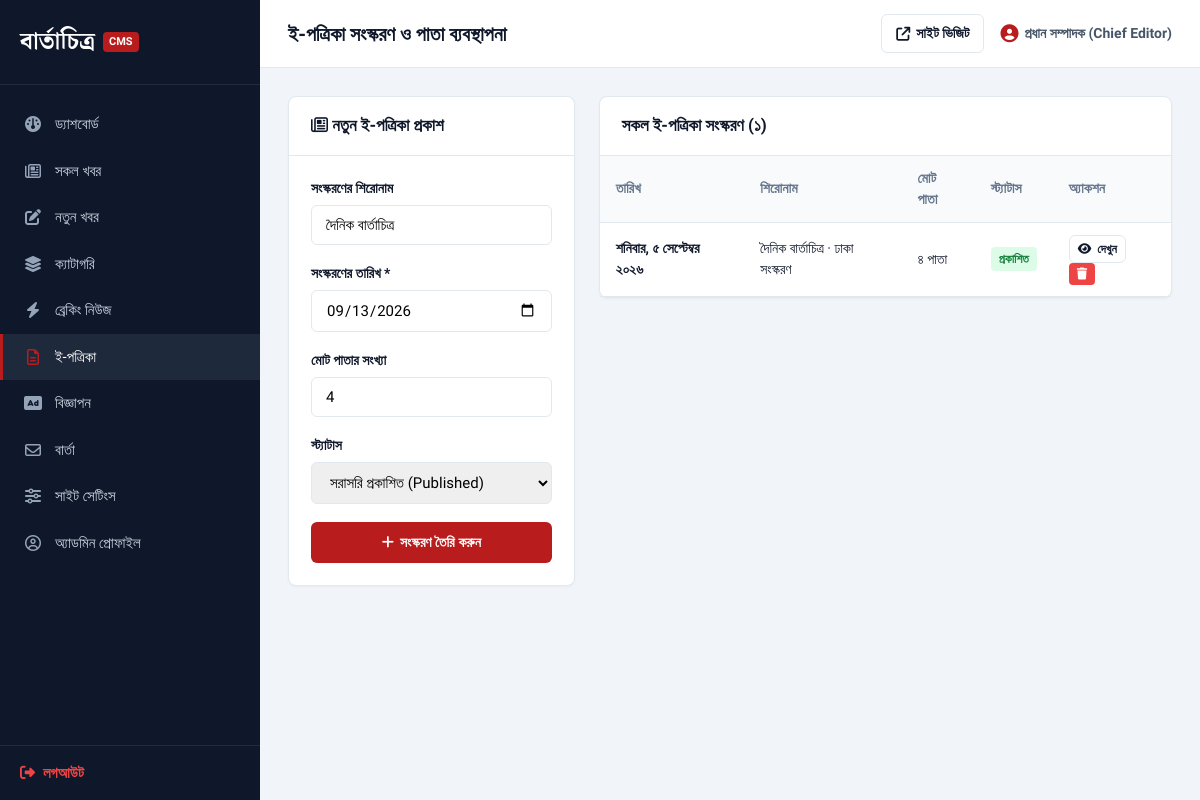
The page /bartachitro/admin/epaper.php (signed in) on the database its author committed.
### tables this page shows
CREATE TABLE IF NOT EXISTS `epapers` (
  `id` INT UNSIGNED NOT NULL AUTO_INCREMENT,
  `title` VARCHAR(150) NOT NULL,
  `edition_date` DATE NOT NULL UNIQUE,
  `cover_image` VARCHAR(255) NOT NULL,
  `total_pages` INT UNSIGNED NOT NULL DEFAULT 1,
  `status` ENUM('published', 'draft') NOT NULL DEFAULT 'published',
  `created_at` DATETIME NOT NULL DEFAULT CURRENT_TIMESTAMP,
  PRIMARY KEY (`id`)
);

### bartachitro/includes/functions.php (called while the page is built, shortened)
<?php
function bnNum($number): string {
    $en = ['0', '1', '2', '3', '4', '5', '6', '7', '8', '9'];
    $bn = ['০', '১', '২', '৩', '৪', '৫', '৬', '৭', '৮', '৯'];
    return str_replace($en, $bn, (string)$number);
}
function bnDate($datetime, $showTime = true): string {
    $timestamp = is_numeric($datetime) ? $datetime : strtotime($datetime);
    $monthsEn = ['January', 'February', 'March', 'April', 'May', 'June', 'July', 'August', 'September', 'October', 'November', 'December'];
    $monthsBn = ['জানুয়ারি', 'ফেব্রুয়ারি', 'মার্চ', 'এপ্রিল', 'মে', 'জুন', 'জুলাই', 'আগস্ট', 'সেপ্টেম্বর', 'অক্টোবর', 'নভেম্বর', 'ডিসেম্বর'];
    $daysEn = ['Saturday', 'Sunday', 'Monday', 'Tuesday', 'Wednesday', 'Thursday', 'Friday'];
    $daysBn = ['শনিবার', 'রবিবার', 'সোমবার', 'মঙ্গলবার', 'বুধবার', 'বৃহস্পতিবার', 'শুক্রবার'];
    $dayName = $daysBn[array_search(date('l', $timestamp), $daysEn)];
    $dayNum  = bnNum(date('j', $timestamp));
    $month   = $monthsBn[array_search(date('F', $timestamp), $monthsEn)];
    $year    = bnNum(date('Y', $timestamp));
    $dateStr = "{$dayNum} {$month} {$year}";
    return "{$dayName}, {$dateStr}";
}
function e(?string $string): string {
    return htmlspecialchars($string ?? '', ENT_QUOTES, 'UTF-8');
}

### bartachitro/admin/epaper.php (the view, shortened to what this page needs)
<?php
require_once __DIR__ . '/header.php';
$db = getDB();
$epapers = $db->query("SELECT * FROM epapers ORDER BY edition_date DESC")->fetchAll();
?>
<div style="display:grid;grid-template-columns:1fr 2fr;gap:24px;align-items:flex-start;">
    <div class="admin-card">
        <div class="admin-card-header">
            <h3><i class="fa-regular fa-newspaper"></i> নতুন ই-পত্রিকা প্রকাশ</h3>
        </div>
        <div class="admin-card-body">
            <form action="<?= BASE_URL ?>/admin/epaper.php" method="POST">
                <div class="form-group">
                    <label class="form-label">সংস্করণের শিরোনাম</label>
                    <input type="text" name="title" required class="form-control" value="দৈনিক বার্তাচিত্র">
                </div>
                <div class="form-group">
                    <label class="form-label">সংস্করণের তারিখ *</label>
                    <input type="date" name="edition_date" required class="form-control" value="<?= date('Y-m-d') ?>">
                </div>
                <div class="form-group">
                    <label class="form-label">মোট পাতার সংখ্যা</label>
                    <input type="number" name="total_pages" min="1" max="16" class="form-control" value="4">
                </div>
                <div class="form-group">
                    <label class="form-label">স্ট্যাটাস</label>
                    <select name="status" class="form-control">
                        <option value="published">সরাসরি প্রকাশিত (Published)</option>
                    </select>
                </div>
                <button type="submit" class="btn-admin-primary" style="width:100%;justify-content:center;padding:12px;">
                    <i class="fa-solid fa-plus"></i> সংস্করণ তৈরি করুন
                </button>
            </form>
        </div>
    </div>
    <div class="admin-card">
        <div class="admin-card-header">
            <h3>সকল ই-পত্রিকা সংস্করণ (<?= bnNum(count($epapers)) ?>)</h3>
        </div>
        <div class="admin-card-body" style="padding:0;overflow-x:auto;">
            <table class="admin-table">
                <thead>
                    <tr>
                        <th>তারিখ</th>
                        <th>শিরোনাম</th>
                        <th>মোট পাতা</th>
                        <th>স্ট্যাটাস</th>
                        <th>অ্যাকশন</th>
                    </tr>
                </thead>
                <tbody>
                    <?php if (!empty($epapers)): ?>
                        <?php foreach ($epapers as $ep): ?>
                        <tr>
                            <td><strong><?= bnDate($ep['edition_date'], false) ?></strong></td>
                            <td><?= e($ep['title']) ?></td>
                            <td><?= bnNum($ep['total_pages']) ?> পাতা</td>
                            <td>
                                <span class="badge-status <?= ($ep['status'] === 'published') ? 'badge-published' : 'badge-draft' ?>">
                                    <?= ($ep['status'] === 'published') ? 'প্রকাশিত' : 'ড্রাফট' ?>
                                </span>
                            </td>
                            <td>
                                <a href="<?= BASE_URL ?>/epaper.php?date=<?= urlencode($ep['edition_date']) ?>" target="_blank" class="btn-admin-outline" style="padding:4px 8px;font-size:12px;">
                                    <i class="fa-solid fa-eye"></i> দেখুন
                                </a>
                                <a href="?action=delete&id=<?= $ep['id'] ?>" class="btn-admin-danger confirm-delete" style="padding:4px 8px;font-size:12px;">
                                    <i class="fa-solid fa-trash"></i>
                                </a>
                            </td>
                        </tr>
                        <?php endforeach; ?>
                    <?php else: ?>
                        <tr>
                            <td colspan="5" style="text-align:center;padding:30px;color:#64748b;">কোনো ই-পত্রিকা সংস্করণ পাওয়া যায়নি।</td>
                        </tr>
                    <?php endif; ?>
                </tbody>
            </table>
        </div>
    </div>
</div>
<?php require_once __DIR__ . '/footer.php'; ?>

### bartachitro/assets/css/admin.css (style rules this page uses)
:root { --admin-primary: #b91c1c; --admin-primary-dark: #991b1b; --admin-sidebar: #0f172a; --admin-sidebar-hover: #1e293b; --admin-sidebar-text: #cbd5e1; --admin-bg: #f1f5f9; --admin-card-bg: #ffffff; --admin-text: #0f172a; --admin-muted: #64748b; --admin-border: #e2e8f0; }
*, *::before, *::after { box-sizing: border-box; margin: 0; padding: 0; }
body.admin-body { font-family: 'Hind Siliguri', -apple-system, BlinkMacSystemFont, sans-serif; background-color: var(--admin-bg); color: var(--admin-text); line-height: 1.5; font-size: 15px; }
.admin-card { background: var(--admin-card-bg); border: 1px solid var(--admin-border); border-radius: 8px; box-shadow: 0 1px 3px rgba(0,0,0,0.04); margin-bottom: 24px; }
.admin-card-header { padding: 16px 22px; border-bottom: 1px solid var(--admin-border); display: flex; justify-content: space-between; align-items: center; }
.admin-card-header h3 { font-size: 17px; font-weight: 700; }
.admin-card-body { padding: 22px; }
.admin-table { width: 100%; border-collapse: collapse; font-size: 14px; }
.admin-table th { background: #f8fafc; color: var(--admin-muted); font-weight: 600; text-align: left; padding: 12px 16px; border-bottom: 1px solid var(--admin-border); }
.admin-table td { padding: 12px 16px; border-bottom: 1px solid var(--admin-border); vertical-align: middle; }
.badge-status { padding: 3px 8px; border-radius: 4px; font-size: 12px; font-weight: 600; display: inline-block; }
.badge-published { background: #dcfce7; color: #15803d; }
.btn-admin-primary { background: var(--admin-primary); color: #ffffff; border: none; padding: 8px 16px; border-radius: 6px; font-weight: 600; font-size: 14px; cursor: pointer; display: inline-flex; align-items: center; gap: 6px; text-decoration: none; }
.btn-admin-outline { background: transparent; color: var(--admin-text); border: 1px solid var(--admin-border); padding: 8px 14px; border-radius: 6px; font-weight: 600; font-size: 14px; cursor: pointer; display: inline-flex; align-items: center; gap: 6px; text-decoration: none; }
.btn-admin-danger { background: #ef4444; color: #ffffff; border: none; padding: 6px 12px; border-radius: 4px; font-weight: 600; font-size: 13px; cursor: pointer; text-decoration: none; }
.form-group { margin-bottom: 18px; }
.form-label { display: block; font-weight: 600; font-size: 14px; margin-bottom: 6px; color: var(--admin-text); }
.form-control { width: 100%; padding: 10px 14px; border: 1px solid var(--admin-border); border-radius: 6px; font-size: 15px; font-family: inherit; outline: none; transition: border-color 0.2s; }

### rows shown on the page
epapers: edition_date "শনিবার, ৫ সেপ্টেম্বর ২০২৬", title "দৈনিক বার্তাচিত্র · ঢাকা সংস্করণ", total_pages "৪", status "প্রকাশিত"

### other values the page prints
$adminTitle "ই-পত্রিকা সংস্করণ ও পাতা ব্যবস্থাপনা"
$adminUser['name'] "প্রধান সম্পাদক (Chief Editor)"
bnNum(count($epapers)) "১"
